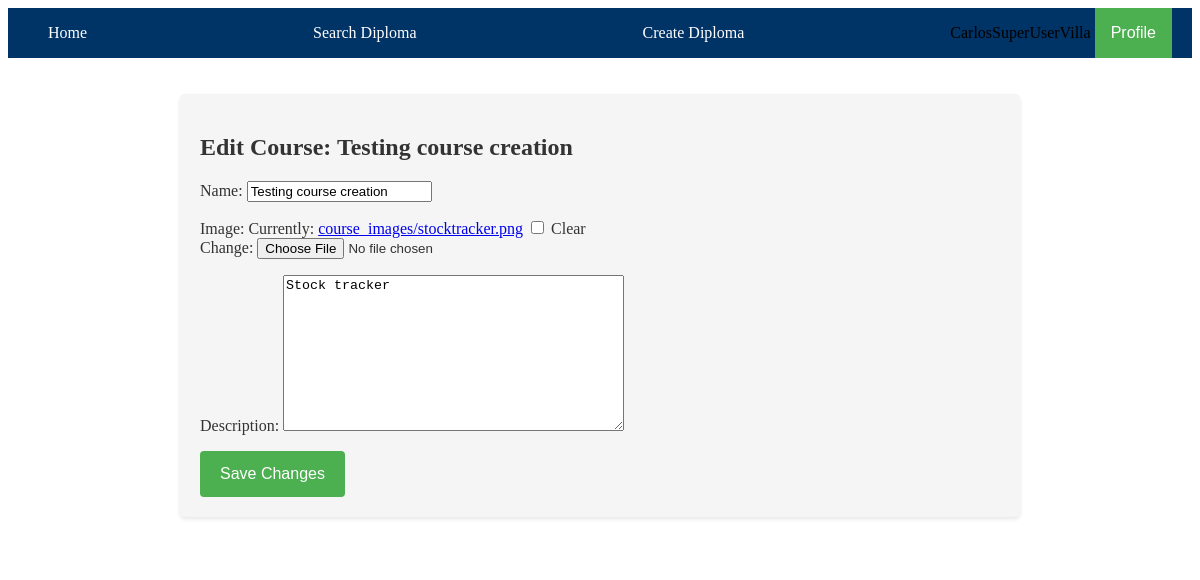
The page /courses/edit/1/ (signed in) on the database its author committed.
### edu_core/models.py (models this page shows, shortened)
class CustomUser(AbstractUser):
    STUDENT = 'student'
    PROFESSOR = 'professor'
    MODERATOR = 'moderator'
    USER_TYPE_CHOICES = [
        (STUDENT, 'Student'),
        (PROFESSOR, 'Professor'),
        (MODERATOR, 'Moderator'),
    ]
    user_type = models.CharField(max_length=10, choices=USER_TYPE_CHOICES, default=STUDENT)

class Course(models.Model):
    name = models.CharField(max_length=255)
    creation_date = models.DateField(auto_now_add=True)
    last_update_date = models.DateField(auto_now=True)
    author = models.ForeignKey(CustomUser, on_delete=models.SET_NULL, null=True, limit_choices_to={'user_type': CustomUser.PROFESSOR}, related_name='authored_courses')
    students = models.ManyToManyField(CustomUser, through='Registration', related_name='registered_courses')
    image = models.ImageField(upload_to='course_images/', null=True, blank=True)
    description = models.TextField(null=True, blank=True)  # New field for course description

### edu_core/views/course_views.py (the view)
# urls.py: path('courses/edit/<int:course_id>/', edit_course, name='edit_course'),
@login_required
def edit_course(request, course_id):
    course = get_object_or_404(Course, id=course_id)
    if request.user != course.author and not request.user.is_superuser:
        return redirect('home')
    if request.method == 'POST':
        form = CourseForm(request.POST, request.FILES, instance=course)
        if form.is_valid():
            form.save()
            return redirect('course_detail', course_id=course.id)
    else:
        form = CourseForm(instance=course)
    return render(request, 'edu_core/course/course_edit.html', {'form': form, 'course': course})

### edu_core/forms.py
class CourseForm(forms.ModelForm):
    class Meta:
        model = Course
        fields = ['name', 'image', 'description']

### edu_core/templates/edu_core/course/course_edit.html (shortened to what this page needs)
{% extends "edu_core/base.html" %}
{% load static %}
{% block content %}
<link rel="stylesheet" href="{% static 'edu_core/css/course_edit.css' %}" type="text/css">
<div class="course-edit-container">
    <h2>Edit Course: {{ course.name }}</h2>
    <form method="POST" enctype="multipart/form-data">
        {{ form.as_p }}
        <button type="submit" class="save-course-btn">Save Changes</button>
    </form>
</div>
{% endblock %}

### edu_core/templates/edu_core/base.html (shortened to what this page needs)
<!DOCTYPE html>
<html lang="en">
<head>
    {% load static %}
    <link rel="stylesheet" href="{% static 'edu_core/css/base.css' %}">
    <link rel="stylesheet" href="https://cdnjs.cloudflare.com/ajax/libs/font-awesome/6.5.1/css/all.min.css">
</head>
<body>
    <header>
        <div class="navbar">
            <a href="{% url 'home' %}">Home</a>
            <a href="{% url 'diploma_search' %}">Search Diploma</a>
            {% if user.is_authenticated %}
                {% if user.user_type == 'professor' or user.user_type == 'moderator' or user.is_superuser %}
                    <a href="{% url 'create_diploma' %}">Create Diploma</a>
                {% endif %}
                <div class="profile-section">
                    <span class="username">{{ user.get_full_name|default:user.username }}</span>
                    <div class="dropdown">
                        <button class="dropbtn">Profile</button>
                    </div>
                </div>
            {% else %}
                <span class="login-prompt">Log in -></span>
                <a href="{% url 'signup' %}">Signup</a>
                <a href="{% url 'login' %}">Login</a>
            {% endif %}
        </div>
    </header>
    <main>
        {% block content %}{% endblock %}
    </main>
</body>
</html>

### edu_core/static/edu_core/css/base.css (style rules this page uses)
:root { --primary-color: #003366; --secondary-color-1: #ffffff; --secondary-color-2: #3fada8; --accent-color-1: #2a9df4; --accent-color-2: #ffd700; --neutral-color: #dddddd; --background-color: #ffffff; --text-color: #333333; --hover-bg-color: #e0e0e0; --hover-text-color: #003366; }
.navbar { background-color: var(--primary-color); overflow: visible; display: flex; justify-content: space-between; align-items: center; padding: 0 20px; position: relative; z-index: 10; }
.navbar a { display: block; color: var(--background-color); text-align: center; padding: 14px 20px; text-decoration: none; transition: background-color 0.3s ease-in-out, color 0.3s ease-in-out; }
main { padding: 16px; background-color: var(--background-color); color: var(--text-color); position: relative; z-index: 1; }
.dropdown { position: relative; display: inline-block; }
.dropbtn { background-color: #4CAF50; color: white; padding: 16px; font-size: 16px; border: none; cursor: pointer; z-index: 20; }

### edu_core/static/edu_core/css/course_edit.css (style rules this page uses)
.course-edit-container { max-width: 800px; margin: 20px auto; padding: 20px; background-color: #f5f5f5; border-radius: 5px; box-shadow: 0 2px 4px rgba(0, 0, 0, 0.1); }
.save-course-btn { background-color: #4CAF50; color: white; padding: 14px 20px; border: none; border-radius: 4px; cursor: pointer; font-size: 16px; }

### rows shown on the page
CustomUser: get_full_name "CarlosSuperUserVilla"
Course: name "Testing course creation", description "Stock tracker"
